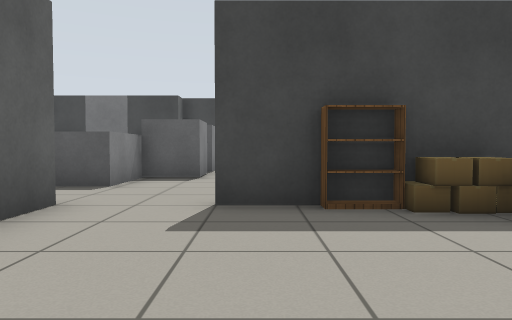
View 1 (above)

20 first-person views from a walk through a world built for the Gazebo simulator. The camera is 0.72 m above the floor, tilts 2° down and sees 70° across. The lines on the ground mark 1 m squares. The floor is counted in squares, 1 m on a side. Each view is taken from the middle of a square. On the plan, view 1 faces up. The plan holds only what a view shows up to about 11 squares ahead; the rest is blank. The robots in the file are not drawn. Simple patterns stand in for the simulator's built-in surfaces. Simple shapes stand in for some stock models.

View 2
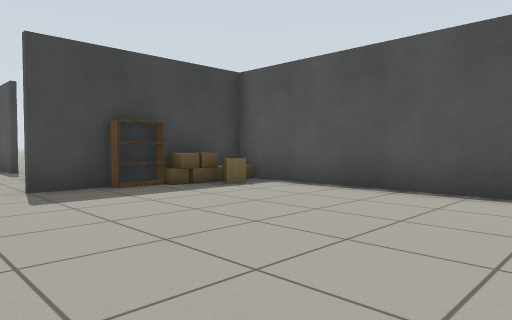

View 3
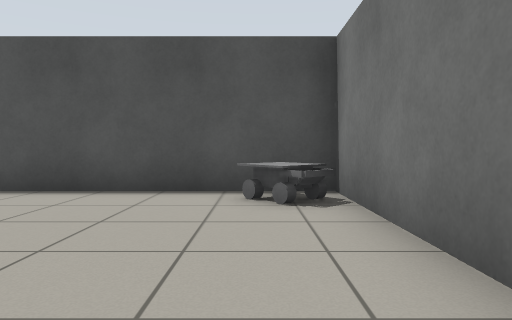

View 4
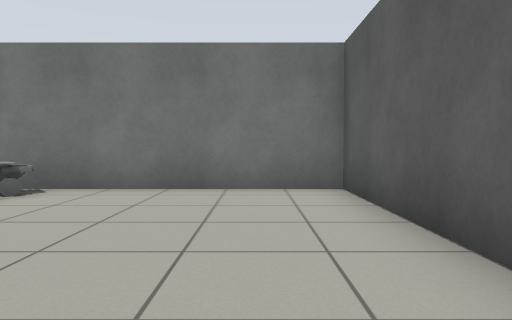

View 5
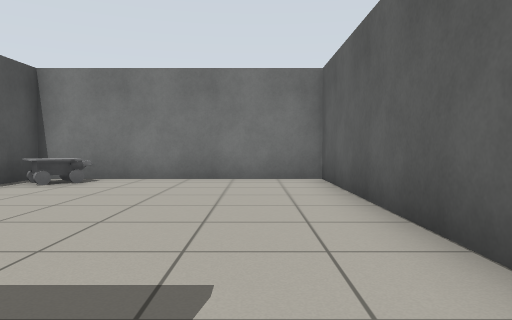

View 6
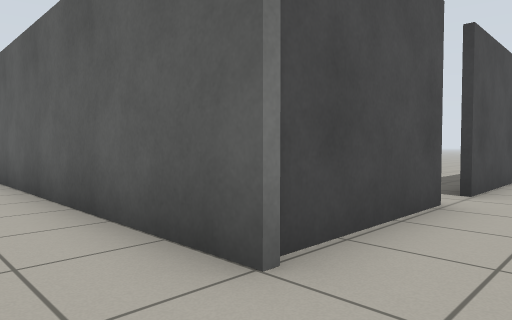

View 7
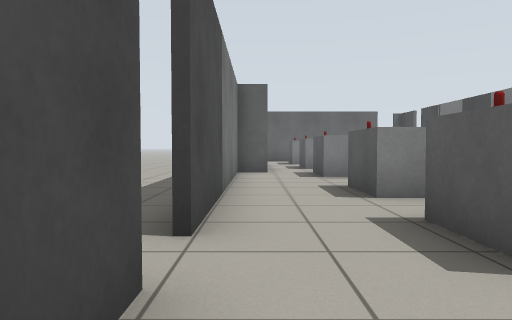

View 8
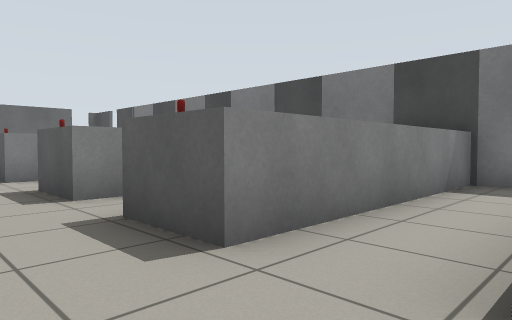

View 9
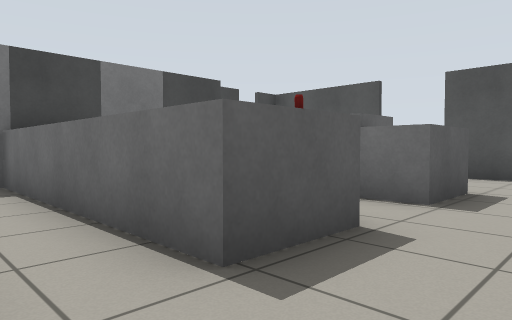

View 10
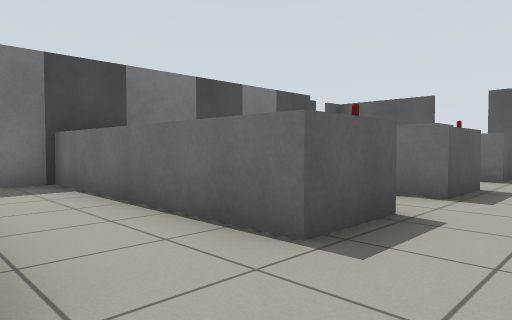

View 11
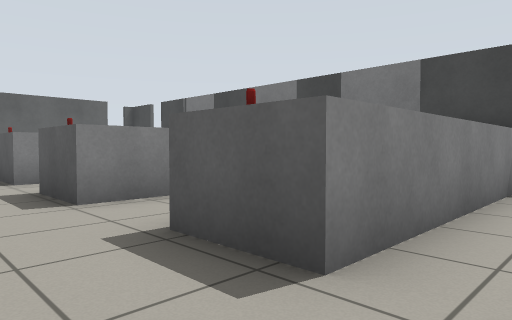

View 12
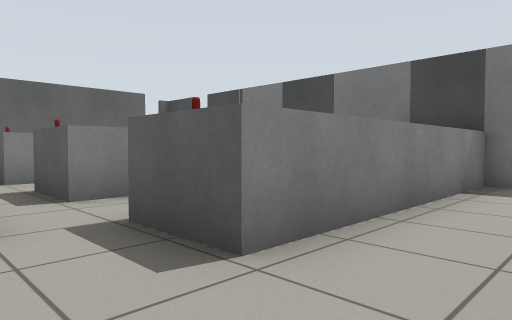

View 13
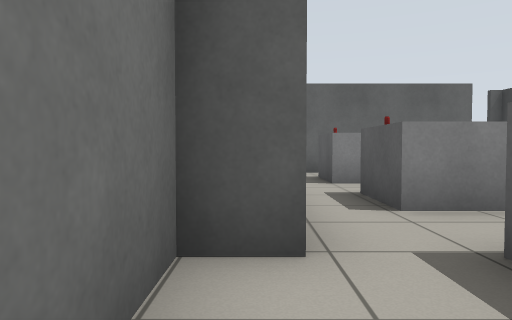

View 14
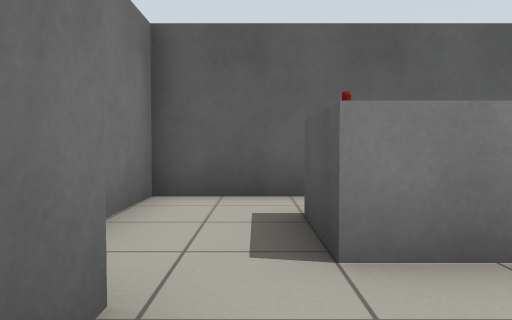

View 15
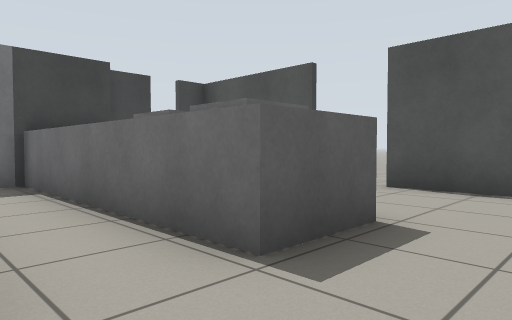

View 16
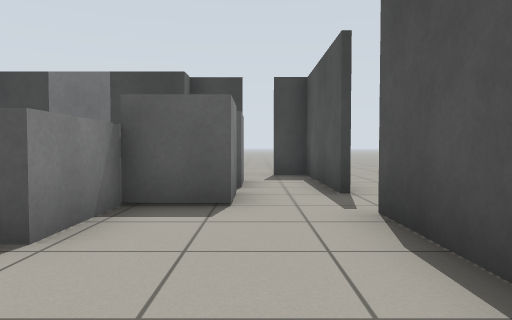

View 17
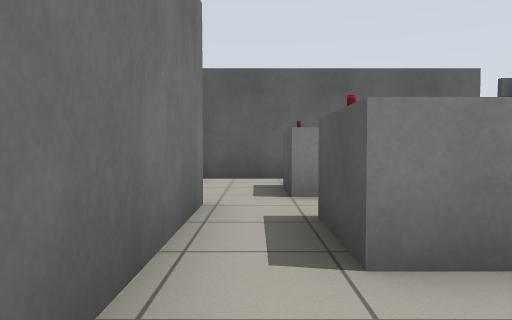

View 18
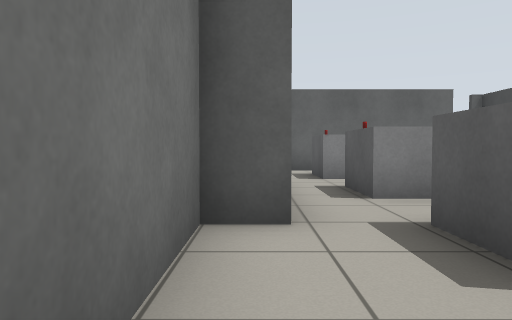

View 19
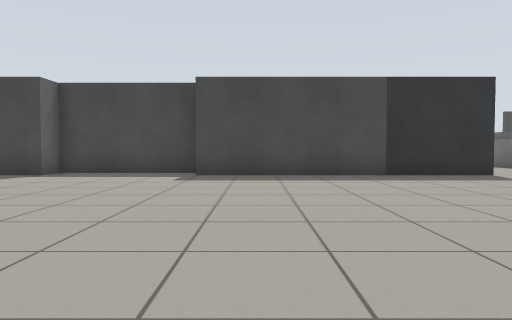

View 20
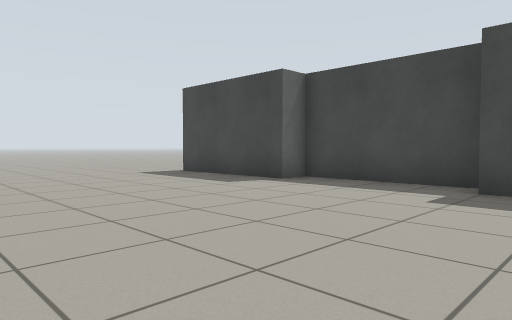

### Floor plan
Ten units are one square. View 1 is at (0, 0); x grows to the right and y downward. Boxes are objects, and circles mark ways between rooms. Rooms are numbered by the first view taken in them; rooms with no view inside come last. Other rooms are left out.
<svg viewBox="-228 -139 278 179">
<path fill="none" stroke="#000" d="M15 -45 -6 -45M-25 -45 -25 33 24 33M39 33 39 -35M-144 -54 -144 -45 -69 -45M-59 -45 -25 -45M-187 -53 -149 -53M-26 -127 -178 -127M-12 -134 -24 -134M3 -96 3 -124M-223 -111 -223 -45 -206 -45M3 -59 3 -81M-146 -52 -185 -52 -185 -43 -222 -43M-69 -43 -146 -43M24 33 39 33"/>
<rect x="5" y="-45" width="10" height="10" fill="#bbb"><title>bookshelf</title></rect>
<rect x="15" y="-45" width="10" height="10" fill="#bbb"><title>cardboard box</title></rect>
<rect x="25" y="15" width="10" height="20" fill="#bbb"><title>other object</title></rect>
<rect x="25" y="-45" width="10" height="10" fill="#bbb"><title>cardboard box</title></rect>
<rect x="35" y="-45" width="10" height="10" fill="#bbb"><title>other object</title></rect>
<rect x="-215" y="-85" width="20" height="20" fill="#bbb"><title>grey box</title></rect>
<rect x="-205" y="-75" width="10" height="10" fill="#bbb"><title>other object</title></rect>
<rect x="-175" y="-75" width="10" height="10" fill="#bbb"><title>other object</title></rect>
<rect x="-165" y="-85" width="10" height="20" fill="#bbb"><title>grey box</title></rect>
<rect x="-145" y="-125" width="20" height="60" fill="#bbb"><title>grey box</title></rect>
<rect x="-135" y="-75" width="10" height="10" fill="#bbb"><title>other object</title></rect>
<rect x="-115" y="-125" width="10" height="60" fill="#bbb"><title>grey box</title></rect>
<rect x="-105" y="-75" width="10" height="10" fill="#bbb"><title>drink can</title></rect>
<rect x="-95" y="-125" width="10" height="60" fill="#bbb"><title>grey box</title></rect>
<rect x="-75" y="-75" width="10" height="10" fill="#bbb"><title>drink can</title></rect>
<rect x="-75" y="-125" width="20" height="60" fill="#bbb"><title>grey box</title></rect>
<rect x="-45" y="-125" width="20" height="60" fill="#bbb"><title>grey box</title></rect>
<rect x="-35" y="-105" width="20" height="20" fill="#bbb"><title>crate</title></rect>
<rect x="-35" y="-125" width="20" height="20" fill="#bbb"><title>crate</title></rect>
<circle cx="-15" cy="-50" r="3" fill="#2a7"/>
<circle cx="-65" cy="-40" r="3" fill="#2a7"/>
<text x="10" y="-10">1</text>
<text x="-110" y="-90">2</text>
<text x="-150" y="0">3</text>
</svg>
Room 1 opens to room 2. Room 2 opens to room 3.

Where each view was taken, in squares from view 1:
view 1: 0 up, 0 right, facing up
view 2: 2 down, 2 left, facing up-right
view 3: 2 down, 2 left, facing right
view 4: 3 up, 1 left, facing down
view 5: 5 up, 1 left, facing down
view 6: 6 up, 1 left, facing down-left
view 7: 5 up, 4 left, facing left
view 8: 5 up, 4 left, facing up-left
view 9: 5 up, 9 left, facing up-right
view 10: 5 up, 13 left, facing up-right
view 11: 5 up, 8 left, facing up-left
view 12: 5 up, 11 left, facing up-left
view 13: 5 up, 12 left, facing left
view 14: 6 up, 17 left, facing left
view 15: 5 up, 6 left, facing up-right
view 16: 4 up, 1 left, facing up
view 17: 6 up, 14 left, facing left
view 18: 5 up, 11 left, facing left
view 19: 5 down, 13 left, facing up
view 20: 2 down, 13 left, facing up-left
